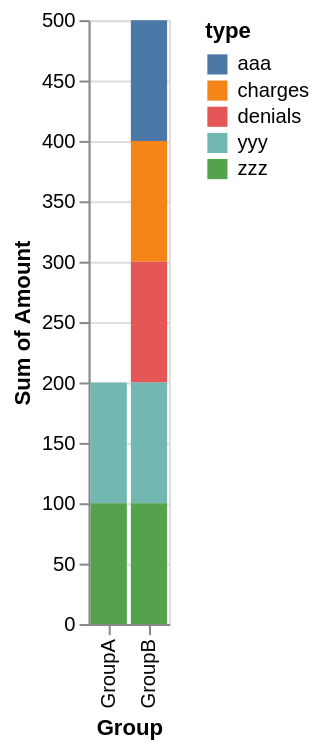

Source (Vega-Lite JSON):
### Vega-Lite specification from a JSON file in a GitHub repository (floating-point values rounded to 4 significant figures)
{"$schema": "https://vega.github.io/schema/vega-lite/v6.json", "description": "Stacked bar chart with one category that aggregates to null for one group.", "data": {"values": [{"grouping": "GroupA", "type": "aaa", "amount": 100}, {"grouping": "GroupA", "type": "charges", "amount": 100}, {"grouping": "GroupA", "type": "denials", "amount": null}, {"grouping": "GroupA", "type": "denials", "amount": null}, {"grouping": "GroupA", "type": "yyy", "amount": 100}, {"grouping": "GroupA", "type": "zzz", "amount": 100}, {"grouping": "GroupB", "type": "aaa", "amount": 100}, {"grouping": "GroupB", "type": "charges", "amount": 100}, {"grouping": "GroupB", "type": "denials", "amount": 100}, {"grouping": "GroupB", "type": "denials", "amount": null}, {"grouping": "GroupB", "type": "yyy", "amount": 100}, {"grouping": "GroupB", "type": "zzz", "amount": 100}]}, "mark": {"type": "bar"}, "encoding": {"x": {"field": "grouping", "type": "nominal", "title": "Group"}, "y": {"aggregate": "sum", "field": "amount", "type": "quantitative", "title": "Sum of Amount"}, "color": {"field": "type", "type": "nominal"}}}
